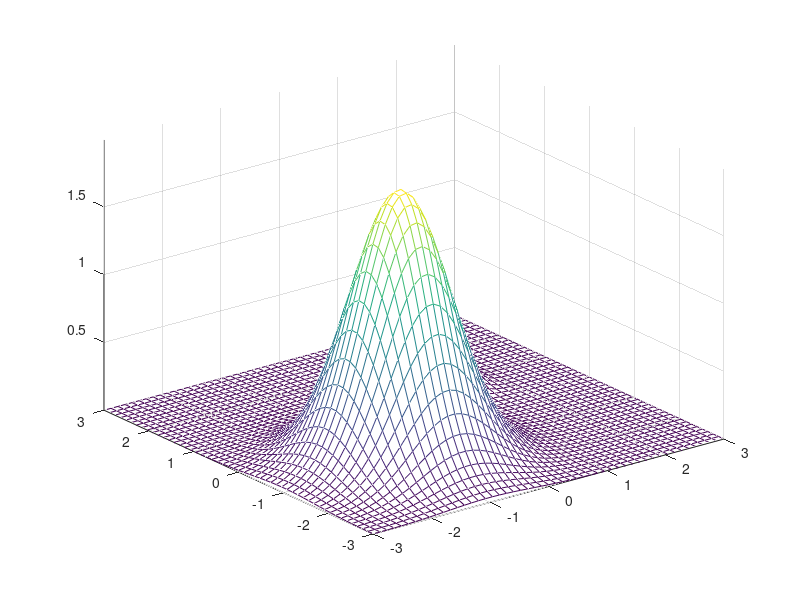

This figure's MATLAB source:

x = linspace(-3,3,51);
y = linspace(-3,3,51);
[XX,YY] = meshgrid(x,y);

%cálculo da função
expo1 = -((XX+1).^2 + (YY+1).^2);
expo2 = -5*((XX-1).^2 + (YY-1).^2);
f = 2*exp(expo1) + exp(expo2);
mesh(x,y,f), axis tight
